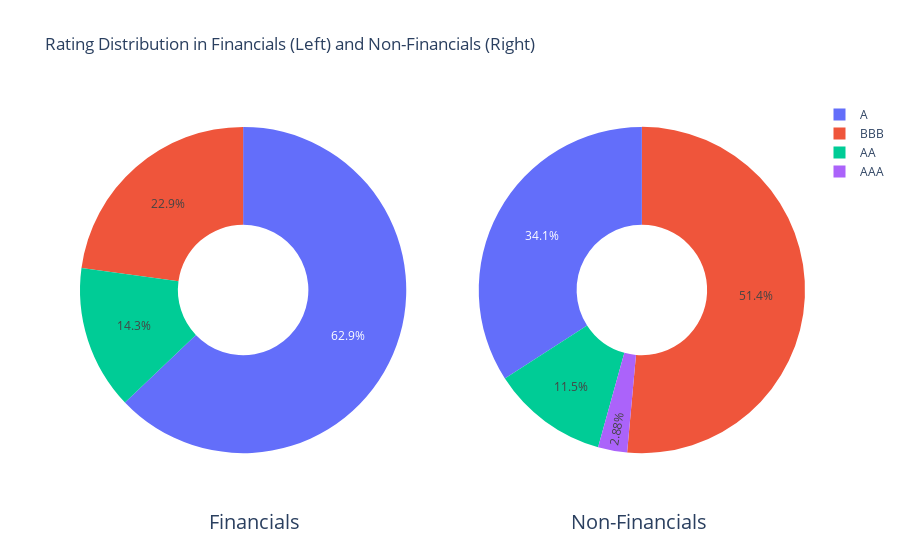

The code cell stored with this chart in its notebook:
### Code cell
def plot_pie_chart_subplots(data1, data2, target_column, title1, title2):
    hashtable_catorical1 = find_unique_columns(data1, target_column)
    hashtable_catorical2 = find_unique_columns(data2, target_column)
    fig = make_subplots(rows=1, cols=2, specs=[[{'type':'domain'}, {'type':'domain'}]])
    fig.add_trace(go.Pie(labels=list(hashtable_catorical1.keys()), values=list(hashtable_catorical1.values()), name=title1), 1, 1)
    fig.add_trace(go.Pie(labels=list(hashtable_catorical2.keys()), values=list(hashtable_catorical2.values()), name=title2), 1, 2)
    # add text info down below the pie chart
    fig.update_layout(
        annotations=[dict(text=title1, x=0.175, y=-.15, font_size=20, showarrow=False),
                     dict(text=title2, x=0.868, y=-.15, font_size=20, showarrow=False)]
    )
    fig.update_traces(hole=.4, hoverinfo="label+percent+name")
    fig.update_layout(title_text="Rating Distribution in Financials (Left) and Non-Financials (Right)")

    return fig

plot_pie_chart_subplots(financial_data, non_financial_data, "Markit iBoxx Rating", "Financials", "Non-Financials")

### Figure 1 — Plotly figure (JSON) as saved in the notebook; plotly's stock layout.template omitted (floating-point values rounded to 4 significant figures)
{"data": [{"domain": {"x": [0, 0.45], "y": [0, 1]}, "hole": 0.4, "hoverinfo": "label+percent+name", "labels": ["A", "BBB", "AA"], "name": "Financials", "type": "pie", "values": [278, 101, 63]}, {"domain": {"x": [0.55, 1], "y": [0, 1]}, "hole": 0.4, "hoverinfo": "label+percent+name", "labels": ["BBB", "A", "AA", "AAA"], "name": "Non-Financials", "type": "pie", "values": [535, 355, 120, 30]}], "layout": {"annotations": [{"font": {"size": 20}, "showarrow": false, "text": "Financials", "x": 0.175, "y": -0.15}, {"font": {"size": 20}, "showarrow": false, "text": "Non-Financials", "x": 0.868, "y": -0.15}], "title": {"text": "Rating Distribution in Financials (Left) and Non-Financials (Right)"}}}
